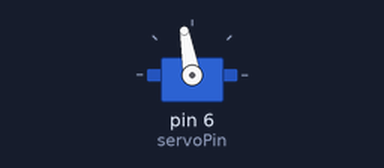
The sketch below on a simulated Arduino Uno, built with avr-gcc and run on an emulated ATmega328P. Shown: servo.

Above: at 0.05 s.
At 2.15 s:
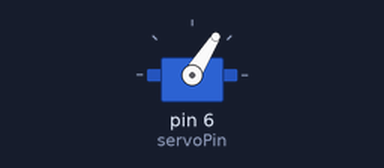
At 4.25 s:
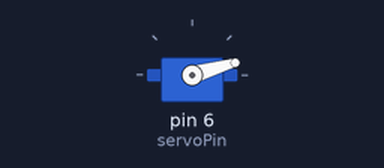
At 8.45 s:
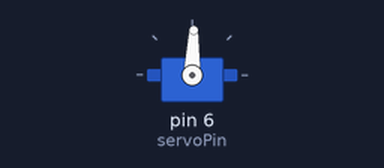
Timing chart, 0 to 11.7 s (numbered marks = the images above):
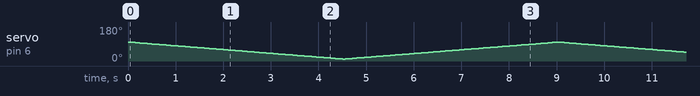

The sketch:

servo.ino
```cpp
#include <Servo.h>

int servoPin = 6;
int i=0;
Servo servo;

int servoAngle = 0;   // servo position in degrees

void setup()
{
  Serial.begin(9600);
  servo.attach(servoPin);
}


void loop()
{
//control the servo's direction and the position of the motor

  // servo.write(10);      // Turn SG90 servo Left to 50 degrees
  // delay(2000);

  // servo.write(90);      // Turn SG90 servo Left to 50 degrees
   //delay(2000);
 // Wait 1 second
  for (i=100;i>10;i--){

    servo.write(i);
    delay(50);
  }
  for (i=10;i<100;i++){

    servo.write(i);
    delay(50);
  }


}
```
